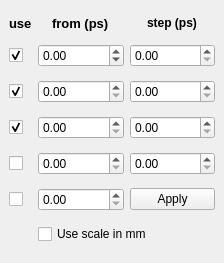
<?xml version="1.0" encoding="UTF-8"?>
<ui version="4.0">
 <class>Ui_SetupTimeScale</class>
 <widget class="QDockWidget" name="Ui_SetupTimeScale">
  <property name="geometry">
   <rect>
    <x>0</x>
    <y>0</y>
    <width>224</width>
    <height>263</height>
   </rect>
  </property>
  <property name="autoFillBackground">
   <bool>false</bool>
  </property>
  <property name="windowTitle">
   <string>Stage Setup</string>
  </property>
  <widget class="QWidget" name="dockWidgetContents">
   <layout class="QGridLayout" name="gridLayout_2">
    <item row="0" column="1" alignment="Qt::AlignHCenter">
     <widget class="QLabel" name="label_From">
      <property name="sizePolicy">
       <sizepolicy hsizetype="Minimum" vsizetype="Fixed">
        <horstretch>0</horstretch>
        <verstretch>0</verstretch>
       </sizepolicy>
      </property>
      <property name="font">
       <font>
        <pointsize>10</pointsize>
        <weight>75</weight>
        <bold>true</bold>
       </font>
      </property>
      <property name="text">
       <string>from (ps)</string>
      </property>
     </widget>
    </item>
    <item row="0" column="2" alignment="Qt::AlignHCenter">
     <widget class="QLabel" name="label_Step">
      <property name="sizePolicy">
       <sizepolicy hsizetype="Minimum" vsizetype="Fixed">
        <horstretch>0</horstretch>
        <verstretch>0</verstretch>
       </sizepolicy>
      </property>
      <property name="font">
       <font>
        <weight>75</weight>
        <bold>true</bold>
       </font>
      </property>
      <property name="text">
       <string>step (ps)</string>
      </property>
     </widget>
    </item>
    <item row="0" column="0">
     <widget class="QLabel" name="label_use">
      <property name="sizePolicy">
       <sizepolicy hsizetype="Minimum" vsizetype="Fixed">
        <horstretch>0</horstretch>
        <verstretch>0</verstretch>
       </sizepolicy>
      </property>
      <property name="font">
       <font>
        <pointsize>10</pointsize>
        <weight>75</weight>
        <bold>true</bold>
       </font>
      </property>
      <property name="text">
       <string>use</string>
      </property>
     </widget>
    </item>
    <item row="1" column="0">
     <widget class="QCheckBox" name="checkBox_use0">
      <property name="sizePolicy">
       <sizepolicy hsizetype="Fixed" vsizetype="Fixed">
        <horstretch>0</horstretch>
        <verstretch>0</verstretch>
       </sizepolicy>
      </property>
      <property name="text">
       <string/>
      </property>
      <property name="checked">
       <bool>true</bool>
      </property>
     </widget>
    </item>
    <item row="2" column="1">
     <widget class="QDoubleSpinBox" name="spin_timescale_from_2">
      <property name="suffix">
       <string/>
      </property>
     </widget>
    </item>
    <item row="1" column="1">
     <widget class="QDoubleSpinBox" name="spin_timescale_from_1">
      <property name="suffix">
       <string/>
      </property>
      <property name="minimum">
       <double>-1000.000000000000000</double>
      </property>
      <property name="maximum">
       <double>1000.000000000000000</double>
      </property>
     </widget>
    </item>
    <item row="1" column="2">
     <widget class="QDoubleSpinBox" name="spin_timescale_step_1">
      <property name="suffix">
       <string/>
      </property>
     </widget>
    </item>
    <item row="6" column="1" colspan="2">
     <widget class="QCheckBox" name="checkBox_usemm">
      <property name="text">
       <string>Use scale in mm</string>
      </property>
     </widget>
    </item>
    <item row="2" column="2">
     <widget class="QDoubleSpinBox" name="spin_timescale_step_2">
      <property name="suffix">
       <string/>
      </property>
     </widget>
    </item>
    <item row="2" column="0">
     <widget class="QCheckBox" name="checkBox_use1">
      <property name="sizePolicy">
       <sizepolicy hsizetype="Fixed" vsizetype="Fixed">
        <horstretch>0</horstretch>
        <verstretch>0</verstretch>
       </sizepolicy>
      </property>
      <property name="text">
       <string/>
      </property>
      <property name="checked">
       <bool>true</bool>
      </property>
     </widget>
    </item>
    <item row="4" column="2">
     <widget class="QDoubleSpinBox" name="spin_timescale_step_4"/>
    </item>
    <item row="3" column="0">
     <widget class="QCheckBox" name="checkBox_use2">
      <property name="sizePolicy">
       <sizepolicy hsizetype="Fixed" vsizetype="Fixed">
        <horstretch>0</horstretch>
        <verstretch>0</verstretch>
       </sizepolicy>
      </property>
      <property name="text">
       <string/>
      </property>
      <property name="checked">
       <bool>true</bool>
      </property>
     </widget>
    </item>
    <item row="3" column="2">
     <widget class="QDoubleSpinBox" name="spin_timescale_step_3">
      <property name="suffix">
       <string/>
      </property>
     </widget>
    </item>
    <item row="5" column="1">
     <widget class="QDoubleSpinBox" name="vtimescale_from_5"/>
    </item>
    <item row="4" column="1">
     <widget class="QDoubleSpinBox" name="spin_timescale_from_4"/>
    </item>
    <item row="5" column="0">
     <widget class="QCheckBox" name="checkBox_use4">
      <property name="sizePolicy">
       <sizepolicy hsizetype="Fixed" vsizetype="Fixed">
        <horstretch>0</horstretch>
        <verstretch>0</verstretch>
       </sizepolicy>
      </property>
      <property name="text">
       <string/>
      </property>
     </widget>
    </item>
    <item row="3" column="1">
     <widget class="QDoubleSpinBox" name="spin_timescale_from_3">
      <property name="suffix">
       <string/>
      </property>
     </widget>
    </item>
    <item row="4" column="0">
     <widget class="QCheckBox" name="checkBox_use3">
      <property name="sizePolicy">
       <sizepolicy hsizetype="Fixed" vsizetype="Fixed">
        <horstretch>0</horstretch>
        <verstretch>0</verstretch>
       </sizepolicy>
      </property>
      <property name="text">
       <string/>
      </property>
     </widget>
    </item>
    <item row="5" column="2">
     <widget class="QPushButton" name="button_apply">
      <property name="text">
       <string>Apply</string>
      </property>
     </widget>
    </item>
   </layout>
  </widget>
 </widget>
 <resources/>
 <connections/>
</ui>
